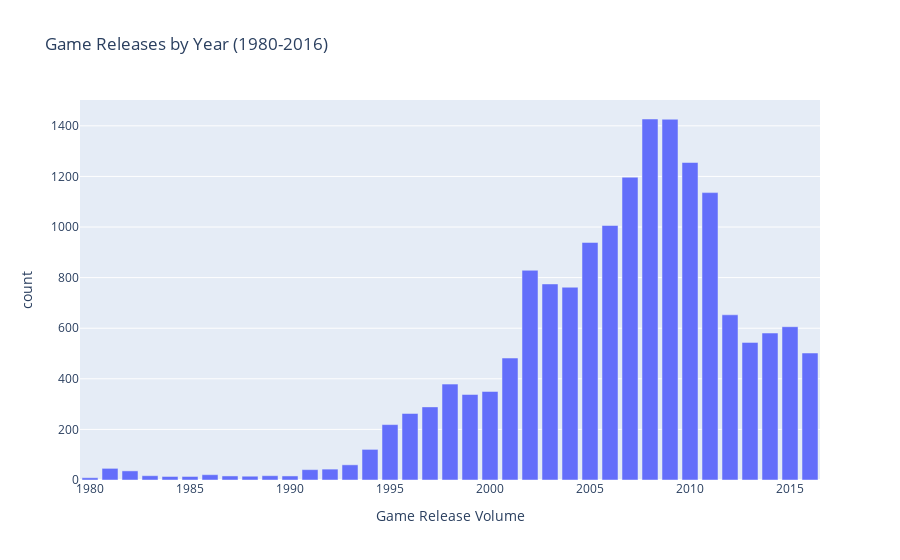
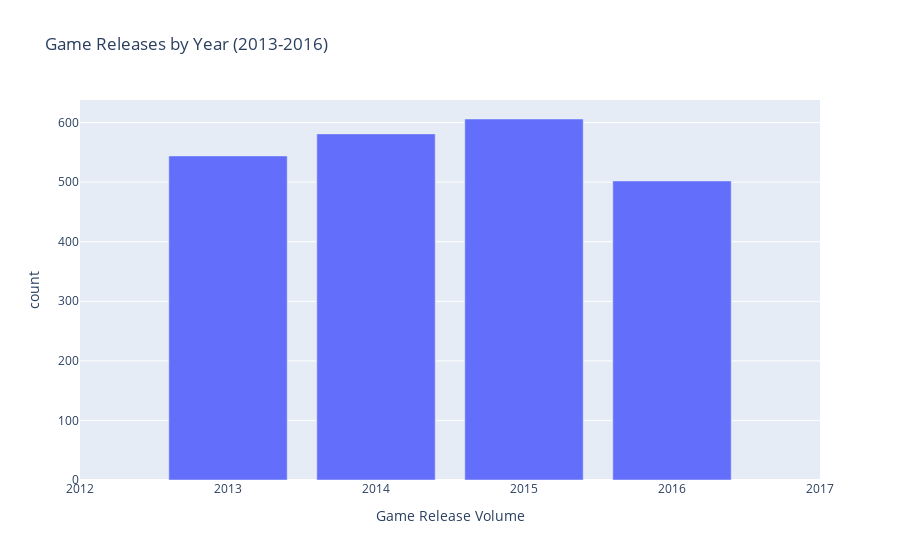

The cell these charts' notebook holds for them, in order:
### Markdown cell above
***
# Analysis
***

### Code cell
# Diving into release_year
# Focus on finding the amount of games released per year, is the data significant?
# Selecting relevant years from 2010 to 2016

game_count = ice_df['release_year'].value_counts().sort_index().reset_index()

all_games = px.bar(game_count, x='release_year', y='count', title='Game Releases by Year (1980-2016)',
                     labels={'release_year':'Game Release Volume', 'index':'Release Year'})
all_games.show()

selected_df = ice_df.query("release_year >= 2013")
filtered_period = selected_df['release_year'].value_counts().sort_index().reset_index()

filtered_period_games = px.bar(filtered_period, x='release_year', y='count', title='Game Releases by Year (2013-2016)',
                     labels={'release_year':'Game Release Volume', 'index':'Release Year'}, range_x=(2012,2017))
filtered_period_games.show()

game_year_count = ice_df['release_year'].value_counts().sort_index() #looking into the instances for each release year

#display(game_year_count.sort_values(ascending=False)) 

game_platform_count = selected_df['platform'].value_counts().sort_index()
#display(game_platform_count)

#display(game_platform_count.sort_values(ascending=False)) #looking into the instances for each platform year

### Figure 1 — Plotly figure (JSON) as saved in the notebook; plotly's stock layout.template omitted (floating-point values rounded to 4 significant figures)
{"data": [{"alignmentgroup": "True", "hovertemplate": "Game Release Volume=%{x}<br>count=%{y}<extra></extra>", "legendgroup": "", "marker": {"color": "#636efa", "pattern": {"shape": ""}}, "name": "", "offsetgroup": "", "orientation": "v", "showlegend": false, "textposition": "auto", "type": "bar", "x": [1980, 1981, 1982, 1983, 1984, 1985, 1986, 1987, 1988, 1989, 1990, 1991, 1992, 1993, 1994, 1995, 1996, 1997, 1998, 1999, 2000, 2001, 2002, 2003, 2004, 2005, 2006, 2007, 2008, 2009, 2010, 2011, 2012, 2013, 2014, 2015, 2016], "xaxis": "x", "y": [9, 46, 36, 17, 14, 14, 21, 16, 15, 17, 16, 41, 43, 60, 121, 219, 263, 289, 379, 338, 350, 482, 829, 775, 762, 939, 1006, 1197, 1427, 1426, 1255, 1136, 653, 544, 581, 606, 502], "yaxis": "y"}], "layout": {"barmode": "relative", "legend": {"tracegroupgap": 0}, "title": {"text": "Game Releases by Year (1980-2016)"}, "xaxis": {"anchor": "y", "domain": [0, 1], "title": {"text": "Game Release Volume"}}, "yaxis": {"anchor": "x", "domain": [0, 1], "title": {"text": "count"}}}}

### Figure 2 — Plotly figure (JSON) as saved in the notebook; plotly's stock layout.template omitted (floating-point values rounded to 4 significant figures)
{"data": [{"alignmentgroup": "True", "hovertemplate": "Game Release Volume=%{x}<br>count=%{y}<extra></extra>", "legendgroup": "", "marker": {"color": "#636efa", "pattern": {"shape": ""}}, "name": "", "offsetgroup": "", "orientation": "v", "showlegend": false, "textposition": "auto", "type": "bar", "x": [2013, 2014, 2015, 2016], "xaxis": "x", "y": [544, 581, 606, 502], "yaxis": "y"}], "layout": {"barmode": "relative", "legend": {"tracegroupgap": 0}, "title": {"text": "Game Releases by Year (2013-2016)"}, "xaxis": {"anchor": "y", "domain": [0, 1], "range": [2012, 2017], "title": {"text": "Game Release Volume"}}, "yaxis": {"anchor": "x", "domain": [0, 1], "title": {"text": "count"}}}}
